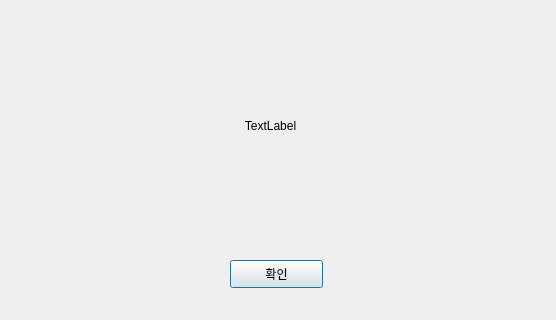
<?xml version="1.0" encoding="UTF-8"?>
<ui version="4.0">
 <class>alretDialog</class>
 <widget class="QDialog" name="alretDialog">
  <property name="geometry">
   <rect>
    <x>0</x>
    <y>0</y>
    <width>556</width>
    <height>320</height>
   </rect>
  </property>
  <property name="windowTitle">
   <string>배달 애플리케이션 - WAGU</string>
  </property>
  <widget class="QPushButton" name="acceptBtn">
   <property name="geometry">
    <rect>
     <x>230</x>
     <y>260</y>
     <width>93</width>
     <height>28</height>
    </rect>
   </property>
   <property name="text">
    <string>확인</string>
   </property>
  </widget>
  <widget class="QLabel" name="label">
   <property name="geometry">
    <rect>
     <x>140</x>
     <y>80</y>
     <width>261</width>
     <height>91</height>
    </rect>
   </property>
   <property name="text">
    <string>TextLabel</string>
   </property>
   <property name="alignment">
    <set>Qt::AlignCenter</set>
   </property>
  </widget>
 </widget>
 <resources/>
 <connections/>
</ui>
